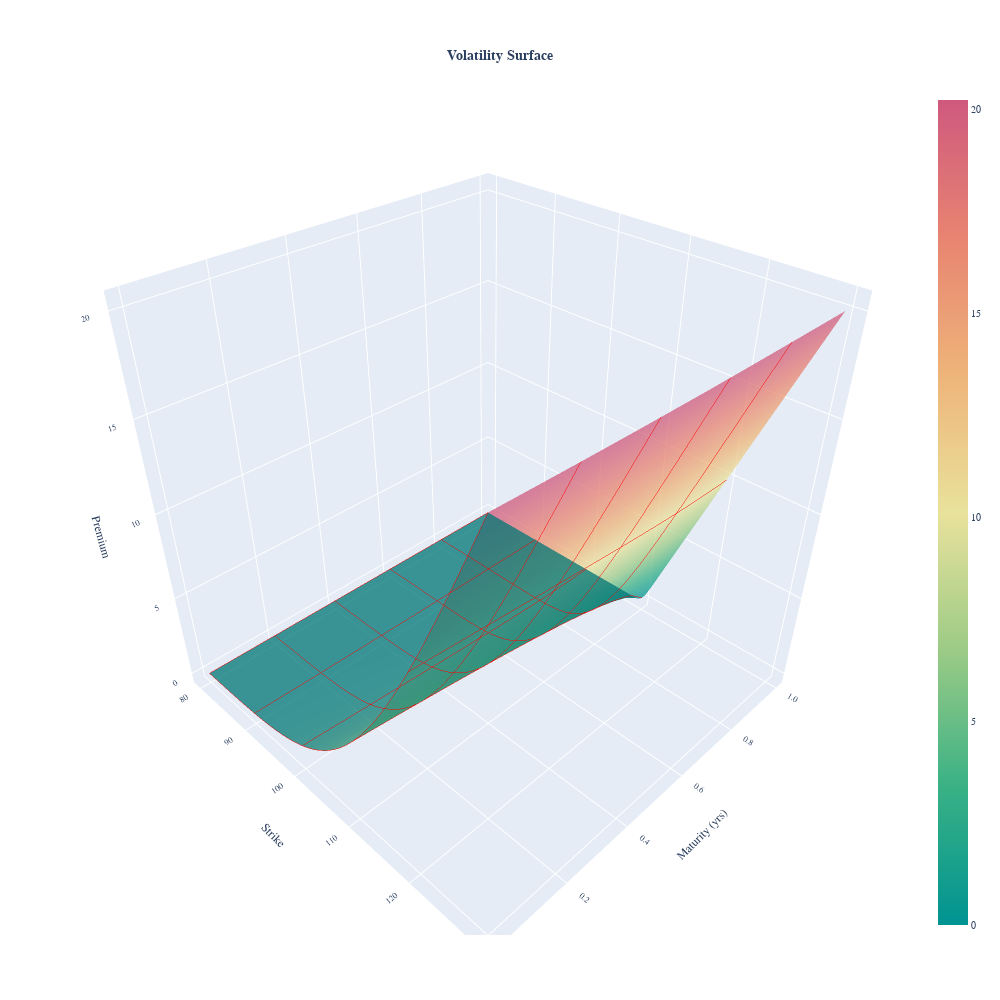

Notebook source saved alongside this figure:
### Code cell
## surface plot:

fwd_spots = np.linspace(S0*0.8, S0*1.3, 101)
ttm = np.linspace(0, 1-1/365, 21)
# ttm[0] = 0.001
    
short_call_prices = []
for i in range(len(fwd_spots)):
    scp_per_mat = []
    for j in range(len(ttm)):
        scp_per_mat.append(B76OptionPricer('c', fwd_spots[i], K, r_dsc, sigma, T, ttm[j]))
    short_call_prices.append(scp_per_mat)


fig_surf = go.Figure(data=[go.Surface(x=ttm, y=fwd_spots,z=short_call_prices
                        ,contours = {"x": {"show": True,"size": 0.1, "color":"red"},
                                    "y": {"show": True,"size": 0.1, "color":"red"},}
                        ,opacity = .75
                        ,hovertemplate =
                        'Underlying:  %{y: .2%}' +\
                        '<br>Maturity (yrs): %{x: .1f}' +\
                        '<br>Payoff: %{z: .2f}<extra></extra>'
                     ,colorscale = 'temps')
                     ])

fig_surf.update_layout(
    title={
        'text': "<b>Volatility Surface</b>",
        'y': 0.95,
        'x': 0.5,
        'xanchor': 'center',
        'yanchor': 'top'
    }
    # ,autosize=True
    ,
    width=1000,
    height=1000,
    scene=dict(xaxis_title='Maturity (yrs)',
               xaxis_tickformat='.1f',
               xaxis_autorange='reversed',
               yaxis_title='Strike',
               yaxis_tickformat='.f', #'.2%'
               zaxis_title='Premium',
               zaxis_tickformat='.f'),
    font=dict(family="Courier New, monospace", size=10),
    margin=dict(l=65, r=50, b=65, t=90))

fig_surf.show()

### Figure 1 — Plotly figure (JSON) as saved in the notebook; plotly's stock layout.template omitted (floating-point values rounded to 4 significant figures; data arrays with more than 128 entries replaced by an {"elided": "..."} marker saying what was removed)
{"data": [{"colorscale": [[0, "rgb(0, 147, 146)"], [0.1667, "rgb(57, 177, 133)"], [0.3333, "rgb(156, 203, 134)"], [0.5, "rgb(233, 226, 156)"], [0.6667, "rgb(238, 180, 121)"], [0.8333, "rgb(232, 132, 113)"], [1, "rgb(207, 89, 126)"]], "contours": {"x": {"color": "red", "show": true, "size": 0.1}, "y": {"color": "red", "show": true, "size": 0.1}}, "hovertemplate": "Underlying:  %{y: .2%}<br>Maturity (yrs): %{x: .1f}<br>Payoff: %{z: .2f}<extra></extra>", "opacity": 0.75, "type": "surface", "x": [0, 0.04986, 0.09973, 0.1496, 0.1995, 0.2493, 0.2992, 0.349, 0.3989, 0.4488, 0.4986, 0.5485, 0.5984, 0.6482, 0.6981, 0.7479, 0.7978, 0.8477, 0.8975, 0.9474, 0.9973], "y": [80, 80.5, 81, 81.5, 82, 82.5, 83, 83.5, 84, 84.5, 85, 85.5, 86, 86.5, 87, 87.5, 88, 88.5, 89, 89.5, 90, 90.5, 91, 91.5, 92, 92.5, 93, 93.5, 94, 94.5, 95, 95.5, 96, 96.5, 97, 97.5, 98, 98.5, 99, 99.5, 100, 100.5, 101, 101.5, 102, 102.5, 103, 103.5, 104, 104.5, 105, 105.5, 106, 106.5, 107, 107.5, 108, 108.5, 109, 109.5, 110, 110.5, 111, 111.5, 112, 112.5, 113, 113.5, 114, 114.5, 115, 115.5, 116, 116.5, 117, 117.5, 118, 118.5, 119, 119.5, 120, 120.5, 121, 121.5, 122, 122.5, 123, 123.5, 124, 124.5, 125, 125.5, 126, 126.5, 127, 127.5, 128, 128.5, 129, 129.5, 130], "z": {"elided": "101x21 float values"}}], "layout": {"font": {"family": "Courier New, monospace", "size": 10}, "height": 1000, "margin": {"b": 65, "l": 65, "r": 50, "t": 90}, "scene": {"xaxis": {"autorange": "reversed", "tickformat": ".1f", "title": {"text": "Maturity (yrs)"}}, "yaxis": {"tickformat": ".f", "title": {"text": "Strike"}}, "zaxis": {"tickformat": ".f", "title": {"text": "Premium"}}}, "title": {"text": "<b>Volatility Surface</b>", "x": 0.5, "xanchor": "center", "y": 0.95, "yanchor": "top"}, "width": 1000}}
